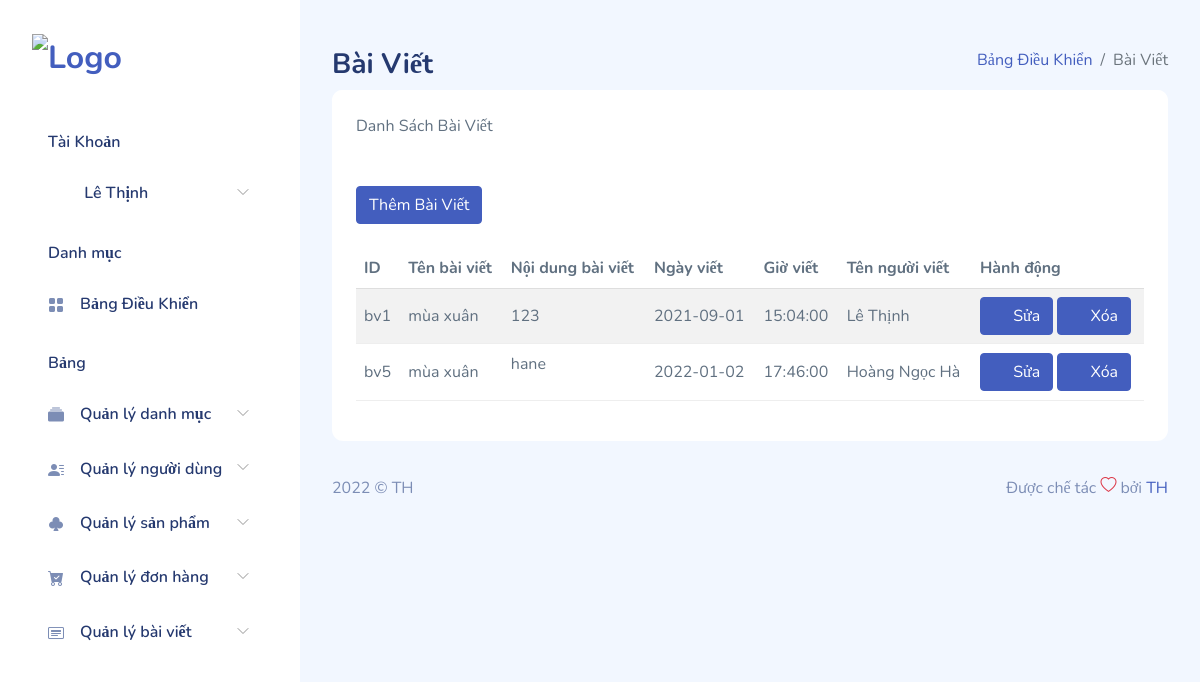
Before: /admin/view/baiviet.php (signed in) with the older database file.
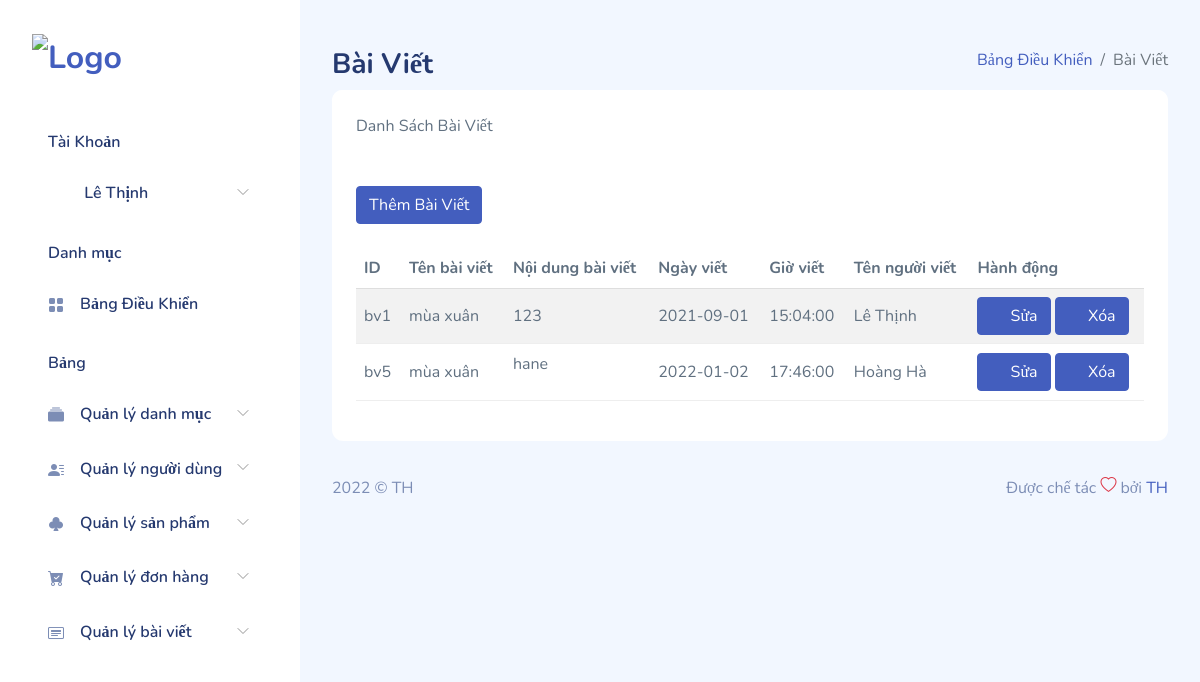
After: the same page with the newer database file.
### tables this page shows
CREATE TABLE IF NOT EXISTS `baiviet` (
  `id_bv` varchar(15) NOT NULL,
  `tenbaiviet` varchar(100) NOT NULL,
  `noidung` varchar(100) NOT NULL,
  `ngayviet` date NOT NULL,
  `gioviet` time NOT NULL,
  `id_nguoidung` varchar(15) NOT NULL,
  PRIMARY KEY (`id_bv`),
  KEY `ngd_bv` (`id_nguoidung`)
);

CREATE TABLE IF NOT EXISTS `nguoidung` (
  `id_ngd` varchar(15) NOT NULL,
  `tennguoidung` varchar(50) NOT NULL,
  `gioitinh` tinyint(1) NOT NULL,
  `email` varchar(50) NOT NULL,
  `password` varchar(100) NOT NULL,
  `sdt` char(11) NOT NULL,
  `diachi` varchar(100) NOT NULL,
  `hoatdong` tinyint(1) NOT NULL DEFAULT '1',
  `admin` tinyint(1) NOT NULL DEFAULT '0',
  `maxacthuc` varchar(15) NOT NULL DEFAULT '0',
  PRIMARY KEY (`id_ngd`)
);

### admin/utils/MySQLUtils.php (called while the page is built, shortened)
<?php
Class MySQLUtils{
    private $servername;
    private $username;
    private $password;
    private $dbname;
    private static $conn;
    public function __construct(){
      $this->servername = "localhost";
      $this->username = "root";
      $this->password = "";
      $this->dbname = "dbbannuoc";
      if(self::$conn == NULL){
        $this->connectDB();
      }
      else{
        return self::$conn;
      }
    }
  public function connectDB(){
try {
  self::$conn = new PDO("mysql:host=$this->servername;dbname=$this->dbname", $this->username, $this->password);
  self::$conn->setAttribute(PDO::ATTR_ERRMODE, PDO::ERRMODE_EXCEPTION);
  self::$conn->query('set names utf8' );
  return self::$conn;
} catch(PDOException $e) {
  echo "Connection failed: " . $e->getMessage();
}
}
public function selectQuery($sql, $arr=[])
    {
        $stm = self::$conn->prepare($sql);
        $stm->execute($arr);
        return $stm->fetchAll(PDO::FETCH_ASSOC);
    }
}
?>

### admin/view/baiviet.php (the view, shortened to what the changed rows need)
<!DOCTYPE html>
<html lang="en">
<head>
    <?php include 'assets/layouts/headerpage_Admin.php' ?>
    <?php include '../utils/MySQLUtils.php' ?>
</head>
<body>
    <div id="app">
        <div id="main">
            <div class="page-heading">
                <section class="section">
                    <div class="card">
                        <div class="card-header">
                        </div>
                        <div class="card-header">
                        </div>
                        <div class="card-body">
                            <table class="table table-striped" id="table1">
                                <thead>
                                    <tr>
                                        <th>ID</th>
                                        <th>Tên bài viết</th>
                                        <th>Nội dung bài viết</th>
                                        <th>Ngày viết</th>
                                        <th>Giờ viết</th>
                                        <th>Tên người viết</th>
                                        <th>Hành động</th>
                                    </tr>
                                </thead>
                                    <?php
                                       $conn= new MySQLUtils();
                                       $conn->connectDB();
                                       $sql = "SELECT * FROM baiviet join nguoidung on baiviet.id_nguoidung = nguoidung.id_ngd";
                                       $result = $conn->selectQuery($sql);
                                   foreach($result as $value){
                                    echo'<tr>
                                        <td>'.$value['id_bv'].'</td>
                                        <td>'.$value['tenbaiviet'].'
                                            </div>
                                        </td>
                                        <td>'.$value['noidung'].'</td>
                                        <td>'.$value['ngayviet'].'</td>
                                        <td>'.$value['gioviet'].'</td>
                                        <td>'.$value['tennguoidung'].'</td>
                                        <td>
                                            <div class="form-button-action">
                                                <a href="baivieteditpage.php?id='.$value['id_bv'].'" type="submit" data-toggle="tooltip" title="" class="btn btn-primary btn-round ml-auto" data-original-title="Edit Task">
                                                    <svg class="bi" width="1em" height="1em" fill="currentColor">
                                                       <use
                                                    xlink:href="assets/vendors/bootstrap-icons/bootstrap-icons.svg#pencil-square" />
                                                    </svg>
                                                    Sửa
                                                </a>
                                                <a href="baivietdeletepage.php?id='.$value['id_bv'].'" type="submit" data-toggle="tooltip" title="" class="btn btn-primary btn-round ml-auto" data-original-title="Remove">
                                                     <svg class="bi" width="1em" height="1em" fill="currentColor">
                                                      <use
                                                       xlink:href="assets/vendors/bootstrap-icons/bootstrap-icons.svg#trash-fill" />
                                                     </svg>
                                                    Xóa
                                                </a>
                                            </div>
                                        </td>
                                    </tr>';
                                    }
                                    ?>
                        </div>
                    </div>
            </div>
</body>
</html>

Changed rows visible on the page:
changed through a linked row, baiviet "bv5": id_nguoidung.tennguoidung "Hoàng Ngọc Hà" → "Hoàng Hà"
